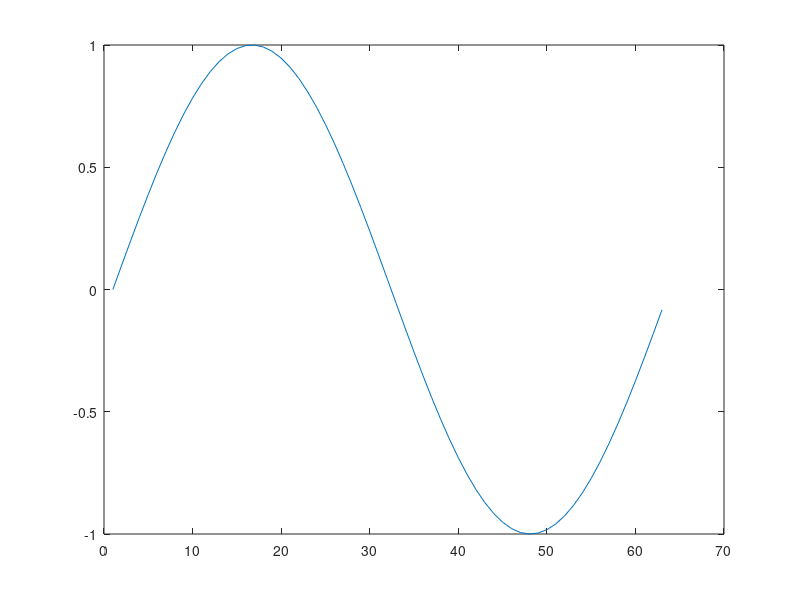
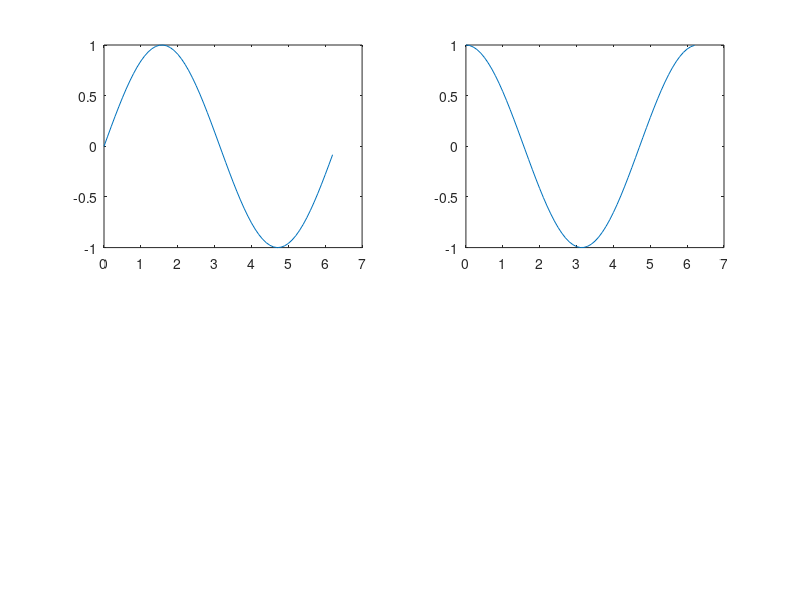

MATLAB code for these plots, in order: (Note: this script raises an error after producing the figures.)
%%
x = 0:0.1:2*pi;
y1 = sin(x);
y2 = cos(x);

%%
% 二维曲线绘制
    % 基本函数
        % plot(y)
            % y为向量
                plot(y1);  % 纵坐标为y的值；横坐标自动为元素序号(角标+1)，此处为1~9
            % y为矩阵
                figure;  % 开启新绘图窗口，下一次绘图在新窗口
                y = [y1', y2'];
                plot(y);  % 当y为矩阵，按每一列画出曲线，颜色自动区分
        % plot(x, y)
            % xy为向量
                plot(x, y1);  % 先绘制曲线
        % plot(x1, y1, x2, y2...)
            plot(x, y1, x, y2);  % 在同一个窗口同一坐标轴绘制多条曲线
    % 线性图形格式设置
        % 线形颜色数据点
            plot(x, y1, 'b:o');  % 蓝色 点线 圆圈
            % b蓝 g绿 r红 c青 m紫 y黄 k黑 w白
            % -实线 :点线 --虚线 -.点画线
            % .实点 o圆圈 x叉 +十字 *星号 s方块 d钻石 v下三角 ^上三角 <左三角 >右三角 p五角星 h六角星
        % 坐标轴
            plot(x, y1);
            axis([-1*pi, 3*pi, -1.5, 1.5]);  % 规定横纵坐标范围
    % 图形修饰
        % 标题标签
            title('a title');  % 图像标题
            xlabel('this is x');  % x轴标记，同理还有ylabel，zlabel
        %图例设置
            legend('hahaha', 'location', 'best');  % str的顺序与绘图顺序一致; 'best'指图例位置最佳化，还有其他位置
        %图形保持
            plot(x, y1);
            hold on;  % 在原有窗口y1曲线上增加绘制下一个图形
            plot(x, y2);  % y2在同一窗口内被绘制
            hold off;
        %分割绘制
            subplot(2, 2, 1);  % 分割成2x2区域，在第一块区域绘制下一个图形
            plot(x, y1);  % y1被绘制在4块区域的第一块
            subplot(2, 2, 2);  % 分割方法相同，区域改变
            plot(x, y2);  % y2在第二块区域

%%
%*二维特殊图形绘制
    %柱状图
        bar(x, y, width, '参数');  % x横坐标向量，m个元素; y为向量时，每个x画一竖条共m条，矩阵mxn时，每个x画n条;
                                   % width宽度默认0.8，超过1各条会重叠;
                                   % 参数有grouped分组式，stacked堆栈式; 默认grouped
                                   % bar垂直柱状图,barh水平柱状图,bar3三维柱状图,barh3水平三维柱状图(三维多一个参数detached, 且为默认)
    %饼形图
        pie(x, explode, 'lable');  % x为向量显示每个元素占总和百分比, 为矩阵显示每个元素占所有总和百分比
                                   % explode向量与x同长度，为1表示该元素被分离突出显示，默认全0不分离
                                   % pie3绘制三维饼图
    %直方图
        hist(y, n);  % y为向量，把横坐标分为n段绘制
        hist(y, x);  % x为向量，用于指定每段中间值, 若取N = hist(y, x), N为每段元素个数
    %离散数据图
        stairs(x, y, 'b-o');  % 阶梯图，参数同plot
        stem(x, y, 'fill');  % 火柴杆图，参数fill是填充火柴杆，或定义线形
        candle(HI, LO, CL, OP);  % 蜡烛图:HI为最高价格向量,LO为最低价格向量,CL为收盘价格向量,OP为开盘价格向量
    %向量图
        compass(u, v, 'b-o');  % 罗盘图横坐标u纵坐标v
        compass(Z, 'b-o');  % 罗盘图复向量Z
        feather(u, v, 'b-o');  % 羽毛图横坐标u纵坐标v
        feather(Z, 'b-o');  % 羽毛图复向量Z
        quiver(x, y, u, v);  % 以(x, y)为起点(u, v)为终点向量场图
    %极坐标图
        % polar(theta, rho, 'b-o');  % 极角theta, 半径rho
        theta = -pi:0.01:pi;
        rho = sin(theta);
        polar(theta, rho, 'b')
    %对数坐标图
        semilogx(x1, y1, 'b-o');  % 把x轴对数刻度表示, semilogy是y轴对数刻度表示，loglog是两个坐标都用对数表示
    %双纵坐标
        plotyy(x1, y1, x2, y2, 'fun1', 'fun2');  % fun规定了两条条线的绘制方式，如plot,semilogx,semilogy,loglog,stem等
    %函数绘图
        f = 'sin(2*x)';
        ezplot(f, [0, 2*pi]);  % 绘制f并规定横坐标范围，也有[xmin, xmax, ymin, ymax]
        x = '2*cos(t)';
        y = '4*sin(t)';
        ezplot(x, y);  % 绘制x(t),y(t)在[0, 2*pi]图像, 也可以在最后用[tmin, tmax]规定t的范围

%%
%三维曲线曲面绘制
    %三维曲线
        x = 0:0.1:2*pi;
        y = sin(x); z = cos(x);
        plot3(x, y, z, 'b-*');
    %三维曲面
        %三维网格
            x = -5:0.1:5;  % 规定了x轴采样点，也规定了x轴范围
            y = -4:0.1:4;  % 规定了y轴采样点，也规定了y轴范围
            [X, Y] = meshgrid(x, y);  % 得到了xoy面网格点
            Z = X.^2+Y.^2;
            mesh(X, Y, Z)  % XY是meshgrid得到的网格点，Z是网格顶点，c是用色矩阵可省略
        %三维表面图
            x = -5:0.1:5;  
            y = -4:0.1:4;
            [X, Y] = meshgrid(x, y);
            Z = X.^2+Y.^2;  % 以上部分同上
            surf(X, Y, Z)  % 与上一个类似